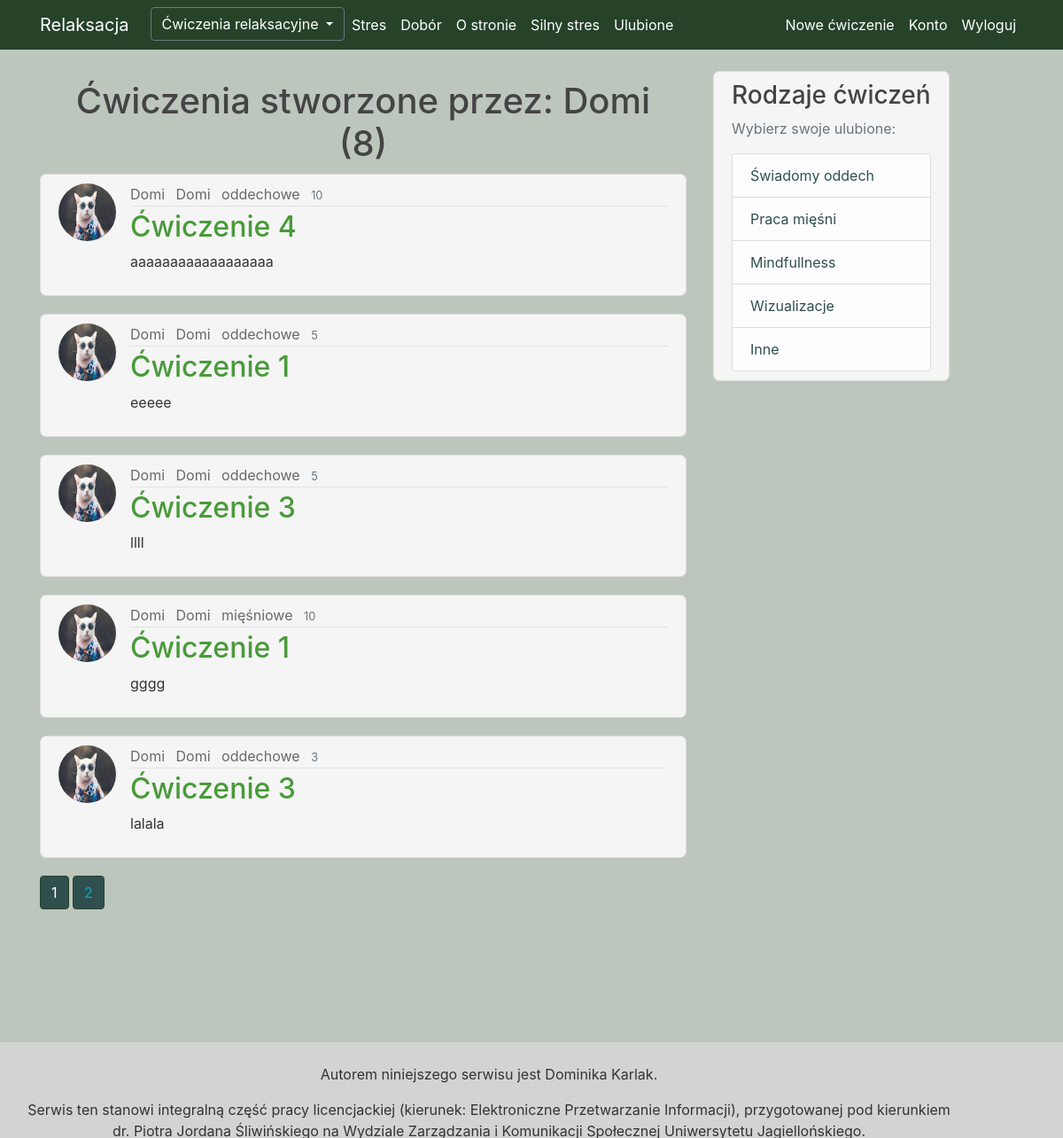
/user/Domi (signed in), run on the app's committed database.
### Relaks/models.py (models this page shows, shortened)
class User(db.Model, UserMixin):
    id = db.Column(db.Integer, primary_key=True)
    username = db.Column(db.String(20), unique=True, nullable=False)
    email = db.Column(db.String(120), unique=True, nullable=False)
    image_file = db.Column(db.String(20), nullable=False, default='default.jpg')
    password = db.Column(db.String(60), nullable=False)
    is_admin = db.Column(db.Boolean, nullable=False)
    posts = db.relationship('Post', backref='author', lazy=True)
    fav = db.relationship('Favourite', backref='author', lazy=True)
    comments = db.relationship('Comment', backref='author', lazy=True)

class Post(db.Model):
    id = db.Column(db.Integer, primary_key=True, autoincrement=True)
    name = db.Column(db.String(100), nullable=True)
    category = db.Column(db.String(100), nullable=True)
    time = db.Column(db.Integer, nullable=True)
    content = db.Column(db.Text, nullable=True)
    user_id = db.Column(db.Integer, db.ForeignKey('user.id'), nullable=False)
    fav = db.relationship('Favourite', backref='fav', lazy=True)
    comments = db.relationship("Comment", backref='article', lazy=True)

### Relaks/routes.py (the view)
@app.route("/user/<string:username>")
def user_posts(username):
    page = request.args.get('page', 1, type=int)
    user = User.query.filter_by(username=username).first_or_404()
    posts = Post.query.filter_by(author=user) \
        .paginate(page=page, per_page=5)
    return render_template('user_posts.html', posts=posts, user=user)

### Relaks/models.py (called while the page is built)
@login_manager.user_loader
def load_user(user_id):
    return User.query.get(int(user_id))

### Relaks/templates/user_posts.html (shortened to what this page needs)
{% extends "layout.html" %}
{% block content %}
    <h1 style="margin: 10px; text-align: center">Ćwiczenia stworzone przez: {{ user.username }} ({{ posts.total }})</h1>
    {% for post in posts.items %}
        <article class="media content-section">
          <img class="rounded-circle article-img" src="{{ url_for('static', filename='photo/' + post.author.image_file) }}">
          <div class="media-body">
            <div class="article-metadata">
              <a class="mr-2" href="#">{{ post.author.username }}</a>
              <a class="mr-2" href="{{ url_for('user_posts', username=post.author.username) }}">{{ post.author.username }}</a>
                <a class="mr-2" href="{{ url_for('oddech', category=post.category) }}" >{{ post.category }}</a>
              <small class="text-muted">{{ post.time }}</small>
            </div>
            <h2> <a class="article-title" href="{{ url_for('post', post_id=post.id) }}">{{ post.name}}</a> </h2>
            <p class="article-content">{{ post.content }}</p>
          </div>
        </article>
    {% endfor %}
     {% for page_num in posts.iter_pages(left_edge=1, right_edge=1, left_current=1, right_current=2) %}
        {% if page_num %}
            {% if posts.page == page_num %}
                <a class="btn btn-info mb-4" style="background-color: darkslategrey; border-color: #26432a" href="{{ url_for('user_posts', username=user.username, page=page_num)  }}"> {{ page_num }}</a>
             {% else %}
                <a class="btn btn-outline-info mb-4" style="background-color: darkslategrey; border-color: #26432a; " href="{{ url_for('user_posts',username=user.username, page=page_num)  }}"> {{ page_num }}</a>
             {% endif %}
        {% endif %}
    {% endfor %}
{% endblock content %}

### Relaks/static/main.css (style rules this page uses)
body { background-color: #bdc6bd; color: #333333; margin-top: 5rem; }
h1, h2, h3, h4, h5, h6 { color: #444444; }
.content-section { background-color: whitesmoke; padding: 10px 20px; border: 1px solid #dddddd; border-radius: 7px; margin-bottom: 20px; }
.article-title { color: #489b39; }
.article-content { white-space: pre-line; background-color: whitesmoke; }
.article-img { height: 65px; width: 65px; margin-right: 16px; }
.article-metadata { padding-bottom: 1px; margin-bottom: 4px; border-bottom: 1px solid #e3e3e3; color: #444444; }
.btn { background-color: #26432a; }
.mr-2 { color: dimgrey; }

### data on the page
User: username "Domi"
Post: image_file (picture), author.username "Domi", category "oddechowe", time "10", name "Ćwiczenie 4", content "aaaaaaaaaaaaaaaaaa"
Post: image_file (picture), author.username "Domi", category "oddechowe", time "5", name "Ćwiczenie 1", content "eeeee"
Post: image_file (picture), author.username "Domi", category "oddechowe", time "5", name "Ćwiczenie 3", content "llll"
Post: image_file (picture), author.username "Domi", category "mięśniowe", time "10", name "Ćwiczenie 1", content "gggg"
Post: image_file (picture), author.username "Domi", category "oddechowe", time "3", name "Ćwiczenie 3", content "lalala"

### other printed values
{{ posts.total }} "8"
{{ page_num }} "1"
{{ page_num }} "2"
